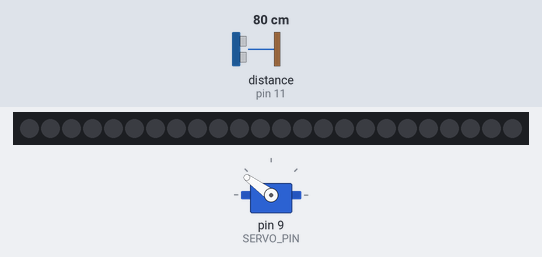
Bench run of a sketch on a simulated Arduino Uno, built with avr-gcc and run on an emulated ATmega328P. Parts: 24 RGB LEDs in strip order, left to right, servo. The inputs (shaded band) are chosen by the test bench; at power-on: distance to the obstacle (sensor on pin 11) 80 cm. The echo pulse lasts 58.3 µs per cm; dim RGB values are drawn brighter than linear.

Above: at 1.2 s.
1.3 s: distance to the obstacle (sensor on pin 11) set to 2 cm
At 1.55 s:
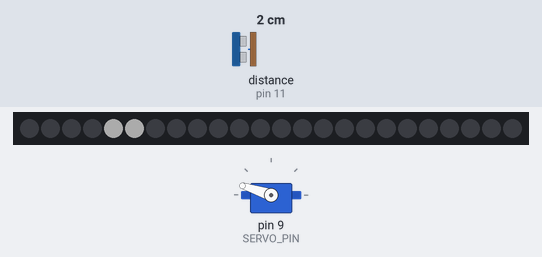
2.9 s: distance to the obstacle (sensor on pin 11) set to 18 cm
At 4.35 s:
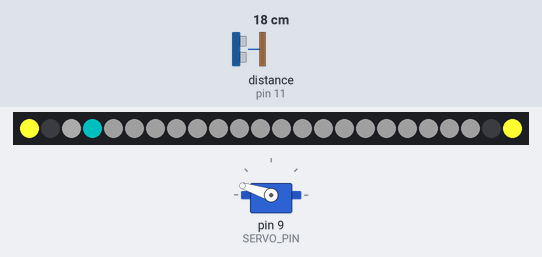
4.8 s: distance to the obstacle (sensor on pin 11) set to 4 cm
At 5.75 s:
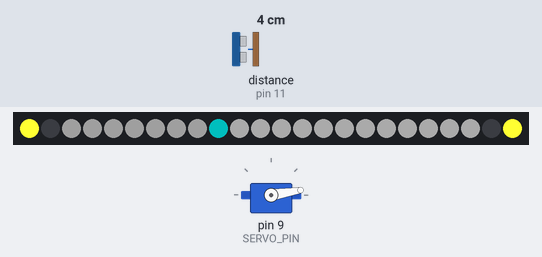
6.8 s: distance to the obstacle (sensor on pin 11) set to 60 cm
At 7.15 s:
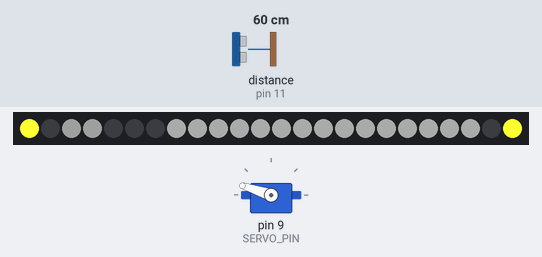
Timing chart, 0 to 10.8 s (numbered marks = the images above; inputs shaded):
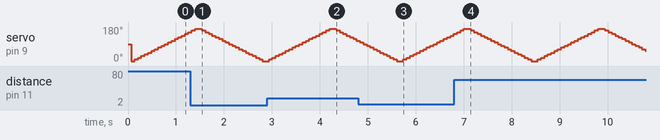

Measured:
- after the input at 1.3 s, the LEDs: change after 0.17 s (image 1)
- after the input at 2.9 s, the LEDs: first differ from a run without the input after 1.4 s (image 2 shows a later state)

The sketch:

RadarSupersenses.ino
```cpp
#include <Timer.h>
#include <Servo.h>
#include <NewPing.h>
#include <Adafruit_NeoPixel.h>
#ifdef __AVR__
  #include <avr/power.h>
#endif

const int ADAPIN = 6;
const int TRIGGER_PIN = 12;
const int ECHO_PIN = 11;  // Arduino pin tied to echo pin on the ultrasonic sensor.
const int SERVO_PIN = 9;

const int NUMPIXELS = 24;

const float MAX_DISTANCE = 50; // Maximum distance we want to ping for (in centimeters). Maximum sensor distance is rated at 400-500cm.

const int RADAR_LEDS = 20; //20;
const int RADIUS = 180;

const int STEP_DEGREES = RADIUS / RADAR_LEDS;

const int READINGFREQ = 70;

const int BLINKFREQ = 50;

const float MAX_PERC_DIFF_TO_SPLIT = 0.30;

Adafruit_NeoPixel pixels = Adafruit_NeoPixel(NUMPIXELS, ADAPIN, NEO_GRB + NEO_KHZ800);
NewPing sonar(TRIGGER_PIN, ECHO_PIN, MAX_DISTANCE); // NewPing setup of pins and maximum distance.
Servo myservo;  // create servo object to control a servo

Timer t;

float tmpVals[RADAR_LEDS];
int ledVals[RADAR_LEDS];

int currPos = 0;
int adder = 1;
int arrayIndex = 0;

int repeatReading = 0;

int BLINKLEDS[] = {0,NUMPIXELS-1,1000};
boolean blinkLedsStatus[] = {false,false,false};
int blinkColor[] = {pixels.Color(255,255,50),pixels.Color(255,255,50),pixels.Color(255,80,80)};

void setup()
{
  pixels.begin(); // This initializes the NeoPixel library.
  myservo.attach(SERVO_PIN);  // attaches the servo on pin 9 to the servo object
  Serial.begin(115200); // Open serial monitor at 115200 baud to see ping results.

  t.every(READINGFREQ,takeReading);
  t.every(BLINKFREQ,makeLedBlink);
}

void loop()
{
  t.update();
}

void takeReading()
{
      if (currPos == -1) {
        currPos += 1;
        adder = 1;
        computeAndPrintOut();
      }
      if (currPos == RADAR_LEDS){
        currPos -= 1;
        adder = -1;
        computeAndPrintOut();
      }
      myservo.write(currPos * STEP_DEGREES);
      int sonarReading = sonar.convert_cm(sonar.ping_median(3));
      if(sonarReading == 0) { sonarReading = MAX_DISTANCE; }
      int arrayIndex = currPos;
      if (adder == 1){ arrayIndex -= 2; }
      tmpVals[arrayIndex] = float(MAX_DISTANCE - sonarReading) / float(MAX_DISTANCE);
      currPos  = currPos + adder;
}

void computeAndPrintOut()
{
      cleanVals();
      splitVals();
      //smoothVals();
      setLedVals();
      checkIfAttacked();
}

void cleanVals(){
    for(int i = 1; i < RADAR_LEDS - 1; i += 1)
    {
      if (tmpVals[i] != 0 and tmpVals[i-1] == 0 and tmpVals[i+1] == 0) {
        tmpVals[i] = 0;
        }
    }
}

void splitVals()
{
    blinkLedsStatus[2] = false;
    BLINKLEDS[2] = 1000;
    for(int i = 1; i < RADAR_LEDS - 1; i += 1)
    {
      float difference = 0;
      if (tmpVals[i] != 0 and tmpVals[i-1] != 0){
        difference = abs((tmpVals[i] - tmpVals[i-1]) / tmpVals[i]);
        if (difference > MAX_PERC_DIFF_TO_SPLIT ) {
          tmpVals[i] = 0;
          blinkLedsStatus[2] = true;
          BLINKLEDS[2] = getLedId(i);
        }
      }
    }
}

void smoothVals()
{
    for(int i = 0; i < RADAR_LEDS; i += 1)
    {
      tmpVals[i] = float((tmpVals[max(i-1,0)] + tmpVals[i] + tmpVals[min(i+1,RADAR_LEDS-1)])) / 3.00;
    }
}

void setLedVals()
{
    for(int i = 0; i < RADAR_LEDS; i += 1)
    {
      int intensity = 0;
      if (tmpVals[i] > 0) { intensity = tmpVals[i] * 50.0;      }//map(currSmoothedVal,0,1,0,220); }
      ledVals[i] = intensity;
      pixels.setPixelColor(getLedId(i), pixels.Color(intensity,intensity,intensity));
    }
    pixels.show();
}

void checkIfAttacked()
{
  blinkLedsStatus[0] = blinkLedsStatus[1] = 0;
  if(tmpVals[0] > 0){ blinkLedsStatus[1] = true;}
  if(tmpVals[RADAR_LEDS-1] > 0){ blinkLedsStatus[0] = true;}
}

void makeLedBlink() {
  for(int i = 0; i < 3; i +=1)
  {
    int currPixelColor = pixels.getPixelColor(BLINKLEDS[i]);
    pixels.setPixelColor(BLINKLEDS[i],0);
    if (blinkLedsStatus[i] == true and currPixelColor == 0){ pixels.setPixelColor(BLINKLEDS[i],blinkColor[i]); }
    pixels.show();
  }
}

int getLedId(int inArrayPointer) {
  return RADAR_LEDS - ((RADAR_LEDS - NUMPIXELS) / 2) - inArrayPointer - 1;
}
```
